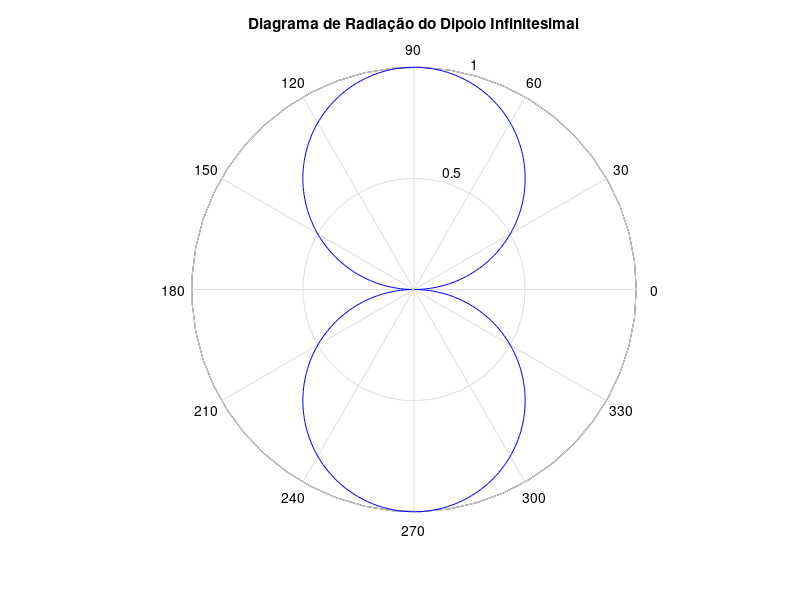

MATLAB code for this plot:
clc; clear; close all;

% Ângulos para varredura
theta = linspace(0, 2*pi, 360);

% Padrão de radiação do dipolo infinitesimal
F = abs(sin(theta));
F = F / max(F);

% Plot polar
figure;
polar(theta, F, 'b');
title('Diagrama de Radiação do Dipolo Infinitesimal');
grid on;
